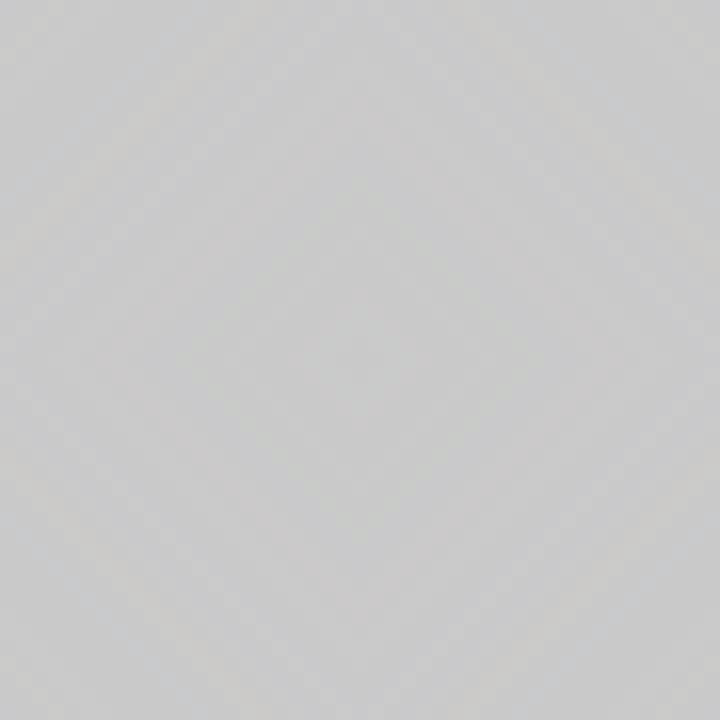
Frame 1 (no input)
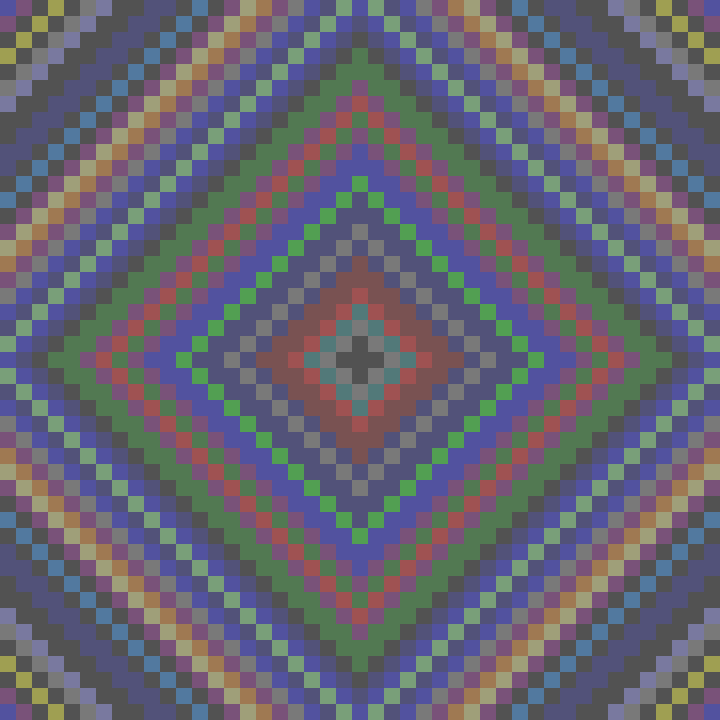
Frame 60 (the mouse pressed at the canvas centre just before this capture)
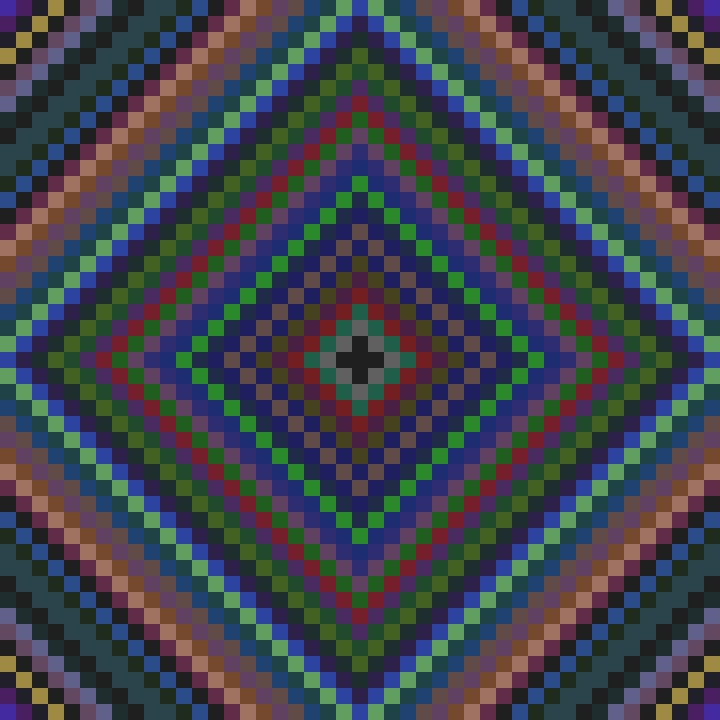
Frame 120 (the mouse held since frame 60 and released just before this capture)

The Processing sketch that drew these frames (run headless with seeded random() and noise(); from frame 60 on, the mouse is pressed at the canvas centre):

// Processing sketch: sketch_7202020_SquareDiamond
// ── sketch_7202020_SquareDiamond.pde
int x,y,t,a;
void setup(){size(720,720);noStroke();}
void draw(){
 t++;
 for(y=-22;y<23;y++){
  for(x=-22;x<23;x++){
   fill(f(0),f(5),f(9),4);
   square((x+22)*16,(y+22)*16,16);
  }
 }
}
int f(int i){return (a=abs(x)+abs(y))%int(1+noise(a,int(t/99),i)*9)*25;}
